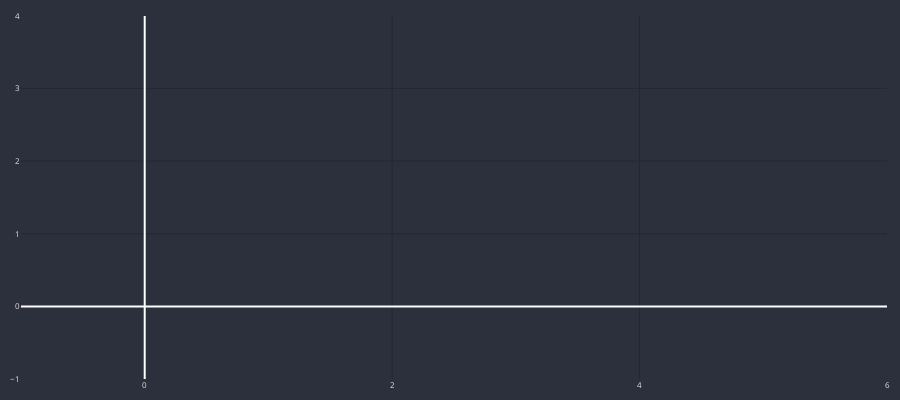

The cell this chart's notebook holds for it:
### Code cell
MARKER = '#0066FF'
dfp = df_an.iloc[26200:26300]
cp = CandlePlot(dfp, candles=True)
df_temp = cp.df_plot[cp.df_plot.EVENING_STAR==True]
cp.fig.add_trace(go.Candlestick(
                x=df_temp.sTime,
                open=df_temp.mid_o,
                high=df_temp.mid_h,
                low=df_temp.mid_l,
                close=df_temp.mid_c,
                line=dict(width=1), opacity=1,
                increasing_fillcolor=MARKER,
                decreasing_fillcolor=MARKER,
                increasing_line_color=MARKER,  
                decreasing_line_color=MARKER
            ))

cp.show_plot()

### Figure 1 — Plotly figure (JSON) as saved in the notebook; plotly's stock layout.template omitted (floating-point values rounded to 4 significant figures)
{"data": [{"close": [], "decreasing": {"fillcolor": "#CC2E3C", "line": {"color": "#FF3A4C"}}, "high": [], "increasing": {"fillcolor": "#24A06B", "line": {"color": "#2EC886"}}, "line": {"width": 1}, "low": [], "opacity": 1, "open": [], "type": "candlestick", "x": []}, {"close": [], "decreasing": {"fillcolor": "#0066FF", "line": {"color": "#0066FF"}}, "high": [], "increasing": {"fillcolor": "#0066FF", "line": {"color": "#0066FF"}}, "line": {"width": 1}, "low": [], "opacity": 1, "open": [], "type": "candlestick", "x": []}], "layout": {"font": {"color": "#e1e1e1", "size": 8}, "height": 400, "margin": {"b": 10, "l": 10, "r": 10, "t": 10}, "paper_bgcolor": "#2c303c", "plot_bgcolor": "#2c303c", "width": 900, "xaxis": {"autorange": true, "gridcolor": "#1f292f", "nticks": 5, "range": [-1, 6], "rangeslider": {"visible": false, "yaxis": {}}}, "yaxis": {"autorange": true, "gridcolor": "#1f292f", "range": [-1, 4]}}}
